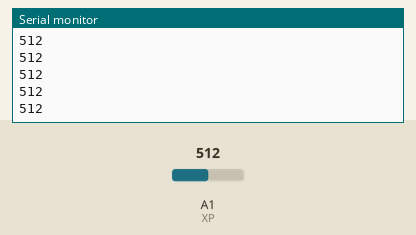
This sketch was run on a simulated Arduino Uno, built with avr-gcc and run on an emulated ATmega328P. Parts: the last lines printed to the serial monitor. The inputs (shaded band) are chosen by the test bench; at power-on: A1 (XP) = 512.

Above: at 1.2 s.
1.3 s: A1 (XP) set to 716
At 2.4 s:
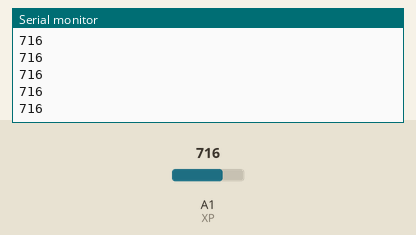
2.8 s: A1 (XP) set to 900
At 3.9 s:
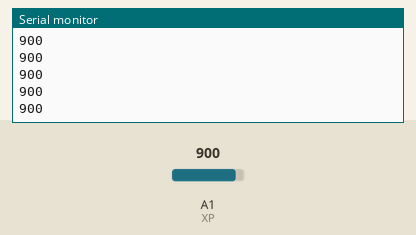
Timing chart, 0 to 5.8 s (numbered marks = the images above; inputs shaded):
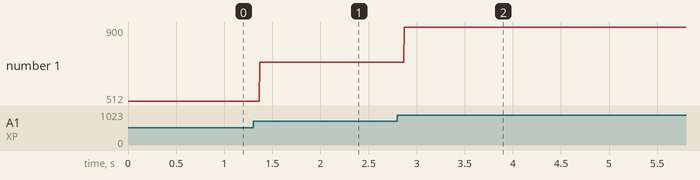

The sketch:

Touchscreen.ino
```cpp
#define XM A3
#define YM A2
#define XP A1
#define YP A0

void setup() {
  // put your setup code here, to run once:
Serial.begin(9600);
}

void loop() {
  // put your main code here, to run repeatedly:
int X,Y;
pinMode(XP,INPUT);
pinMode(XM,INPUT);
digitalWrite(XM,LOW);
pinMode(YP,OUTPUT);
digitalWrite(YP,HIGH);
pinMode(YM,OUTPUT);
digitalWrite(YM,LOW);
Y=(analogRead(XP));
Serial.println(Y);

}
```

Measured:
- after the input at 1.3 s, the serial monitor: prints a new line after 0.07 s (image 1)
- after the input at 2.8 s, the serial monitor: prints a new line after 0.07 s (image 2)
- plotted number 1: 512 → 716 after the input at 1.3 s, 716 → 900 after the input at 2.8 s
